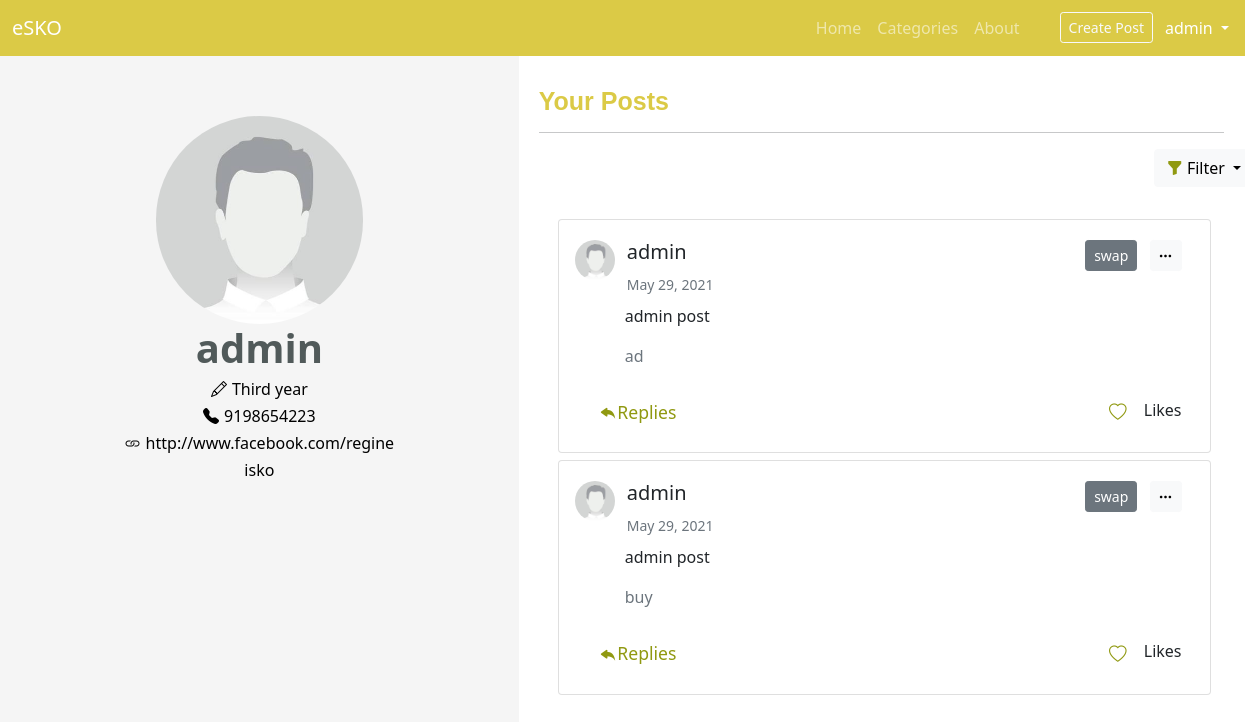
/esko_app/profile/ (signed in), run on the app's committed database.
### esko_app/models.py (models this page shows, shortened)
class Profile(models.Model):
	user = models.OneToOneField(User, on_delete=models.CASCADE)
	profile_pic = models.ImageField(default='default.jpg', upload_to='profile_pics', blank=True)
	year_level = models.CharField(max_length=30, blank=True)
	phone_number = models.IntegerField(null=True,blank=True)
	sns_account = models.URLField(max_length = 200,blank=True)
	bio = models.CharField(max_length=200, blank=True)

class Post(models.Model):
	CATEGORIES = [
		('sell', 'sell'),
		('find', 'find'),
		('services/rent', 'services/rent'),
		('swap', 'swap'),
	]
	author = models.ForeignKey(User, on_delete=models.CASCADE, null=True)
	category = models.CharField(max_length=20,choices=CATEGORIES)
	description = models.TextField(max_length=250)
	tags = models.CharField(max_length=100)
	post_image = models.ImageField(upload_to='post_pics',null=True,blank=True)
	date = models.DateTimeField(auto_now_add=True)
	likes = models.ManyToManyField(User, related_name='user_posts')

### esko_app/views.py (the view)
# urls.py: path('profile/', views.profile, name='profile'),
def profile(request):
	posts = Post.objects.filter(author=request.user).order_by('-date')
	filtered_posts = PostFilter(
		request.GET,
		queryset=posts
	)
	post_paginator = Paginator(filtered_posts.qs, 3)
	page_num = request.GET.get('page')
	page = post_paginator.get_page(page_num)
	context = {
		'count' : post_paginator.count,
		'page' : page,
	}
	return render(request,'esko_app/profile.html', context)

### templates/esko_app/profile.html (shortened to what this page needs)
{% extends 'base.html' %}
{% block content %}
	<div class="row g-0 ">
		<div class="col-md-5 g-0 justify-content-center" >
			<div class="leftside flex justify-content-center align-items-center padding-top-10 " style="height: 230vh; width: 100%;background:#F5F5F5 ; margin-top: 10; ">
				<div class="col center text-center " >
					<img class="rounded-circle account-img" src="{{ user.profile.profile_pic.url }}" style="width: 40%; margin-top: 60px">
					<h2 class="font-weight-bold" style="align-content: center;font-size: 40px; color:#515A5A; font-weight: bold;">{{ user.username }}</h2>
					<h6 class="" style="align-content: center; color: black; margin-top: 5px "><i class="bi bi-pencil" style="margin-right: 5px"></i>{{ user.profile.year_level }}</h6>
					<h6 class="" style="align-content: center; color: black; "><i class="bi bi-telephone-fill" style="margin-right: 5px"></i>{{ user.profile.phone_number }}</h6>
					<h6 class="" style="align-content: center; color: black; "><i class="bi bi-link" style="margin-right: 5px"></i>{{ user.profile.sns_account }}</h6>
					<h6 class="" style="align-content: center; color: black; ">{{ user.profile.bio }}</h6>
				</div>
			</div>
		</div>
		<div class="col-md-6 g-0">
			<div class=" rightside justify-content-center align-items-center"  style="height: 100vh; width: 100%;" >
				<h2 class="font-weight-bold" style="align-content: right;font-size: 25px; color:#DBCA46; font-weight: bold; margin-left: 20px; margin-top: 30px;font-family: sans-serif;">Your Posts</h2>
				<hr style="width:110%;text-align:left;margin-left:20px">
					<div class="container" style="margin-left: 35px;margin-top: 2px;">
				<div class="col-" style="margin-bottom: 20px; margin-left: 600px">
					<div class="dropdown">
						<form method="get">
							<button class="btn btn-light dropdown-toggle" type="button" id="filterDropdown" data-bs-toggle="dropdown" aria-expanded="false">
							<i class="bi bi-funnel-fill" style="color:#909911;"></i>
							Filter
							</button>
						</form>
					</div>
				</div>
				<div class="row px-1 pl-1 pt-1 pb-3" style="width: 110%">
					<div class="row mx-auto py-2">
						{% for post in page %}
						<div class="card py-3 " style="margin-bottom: 7px" >
								<div class="row px-3 py-1">
									<div class="col-auto px-0">
										<img src="{{ post.author.profile.profile_pic.url }}" class="rounded-circle" style="width:40px">
									</div>
									<div class="col-auto me-auto">
										<h5 class="card-title">{{ post.author }}</h5>
										<small class="text-muted">{{ post.date|date:"F d, Y" }}</small>
									</div>
									<div class="col-auto">
										<button type="button" class="btn btn-sm btn-secondary">{{ post.category }}</button>
										<button type="button" class="btn btn-sm btn-light ms-2" data-bs-toggle="dropdown" aria-expanded="false"><i class="bi bi-three-dots"></i></button>
									</div>
								</div>
							<div class="row px-4 py-1">
								<p class="card-text" style="margin-left: 30px">
								<a class="card-text" style="text-decoration: none;color: inherit;" href="/esko_app/post/{{post.id}}">{{post.description}} </a></p>
								<p class="text-muted" style="margin-left: 30px">{{post.tags}}</p>
							</div>
							<div class="row px-3 py-1">
								<div class="col-auto me-auto">
									<a class="btn" style="background:white; font-size:1.1rem; color:#909911" href="{% url 'esko_app:post-detail' post.pk %}"><i class="bi bi-reply-fill"></i>Replies</a>
								</div>
								<div class="col-auto">
								<form action="{% url 'esko_app:like_post' post.pk %}" method="POST">
								{% if liked %}
									<button type="submit" name="post_id" value="{{ post.id }}" class="btn" style="background:white; font-size:1.1rem; color:#909911;"><i class="bi bi-heart-fill"></i></button>
								{% else %}
									<button type="submit" name="post_id" value="{{ post.id }}" class="btn" style="background:white; font-size:1.1rem; color:#909911;"><i class="bi bi-heart"></i></button>
								{% endif %}
								{{ total_likes }} Likes
							</form>
								</div>
							</div>
						</div>
						{% endfor %}
					</div>
					{% load extras %}
			</div>
		</div>
	</div>
	</div>
{% endblock %}

### templates/base.html (shortened to what this page needs)
<!DOCTYPE html>
<html>
	<head>
		<link href="https://cdn.jsdelivr.net/npm/bootstrap@5.0.1/dist/css/bootstrap.min.css" rel="stylesheet">
		<link rel="stylesheet" href="https://cdn.jsdelivr.net/npm/bootstrap-icons@1.5.0/font/bootstrap-icons.css">
	</head>
	<body>
		<nav class="navbar navbar-expand-lg navbar-fixed navbar-dark bgyellow ">
			<div class="container-fluid">
				<a class="navbar-brand" href="#">eSKO</a>
			</div>
			<div class="collapse navbar-collapse" id="navbarSupportedContent">
				<ul class="navbar-nav me-3 nav-fill">
					{% with url_name=request.resolver_match.url_name %}
						<li class="nav-item ">
						<a class="nav-link {% if url_name == 'home' %}active{% endif %}" href="/esko_app/home/">Home</a>
						</li>
						<li class="nav-item ">
						<a class="nav-link {% if url_name == 'categories' %}active{% endif %}" href="/esko_app/home/">Categories</a>
						</li>
						<li class="nav-item ">
						<a class="nav-link {% if url_name == 'about' %}active{% endif %}" href="/esko_app/about/">About</a>
						</li>
				</ul>
				<ul class="navbar-nav me-2 ms-3">
					<li class="nav-item me-1">
						<a class="btn btn-outline-light btn-sm text-nowrap mt-1" href="{% url 'esko_app:post-create' %}">Create Post</a>
					</li>
					<li class="nav-item dropdown">
						<a class="nav-link dropdown-toggle {% if url_name == 'profile' %}active{% endif %}"  id="navbarDropdown" role="button" data-bs-toggle="dropdown" aria-expanded="false">
							{{request.user}}
						</a>
					</li>
				</ul>
				{% endwith %}
			</div>
		</nav>
		{% block content %}
		{% endblock %}
	</body>
</html>

### templates/base.html (style rules this page uses)
.bgyellow { background: #DBCA46; }

### data on the page
Post: author.profile.profile_pic (placeholder picture), author "admin", date "May 29, 2021", category "swap", description "admin post", tags "ad", {{ post.id }} 29 (drawn)
Post: author.profile.profile_pic (placeholder picture), author "admin", date "May 29, 2021", category "swap", description "admin post", tags "buy", {{ post.id }} 25 (drawn)

### other printed values
{{ request.user }} "admin"
{{ user.username }} "admin"
{{ user.profile.year_level }} "Third year"
{{ user.profile.phone_number }} "9198654223"
{{ user.profile.sns_account }} "http://www.facebook.com/regine"
{{ user.profile.bio }} "isko"
